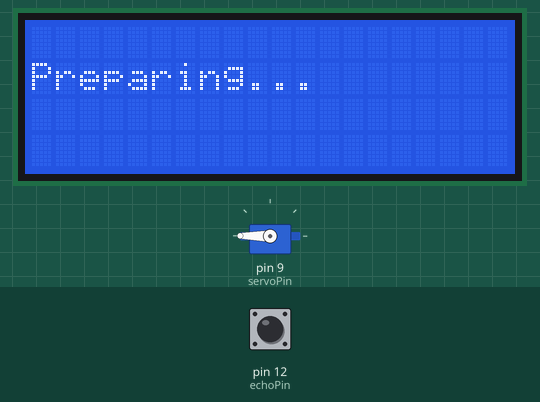
Simulated run of this sketch. Board: Arduino Uno, built with avr-gcc and run on an emulated ATmega328P. Shown: servo, 20×4 character LCD. The inputs (shaded band) are chosen by the test bench; at power-on: pin 12 (echoPin) LOW.

Above: at 1.7 s.
1.8 s: pin 12 (echoPin) pulsed HIGH 2 times (0.12 s each, 0.3 s apart)
At 1.94 s:
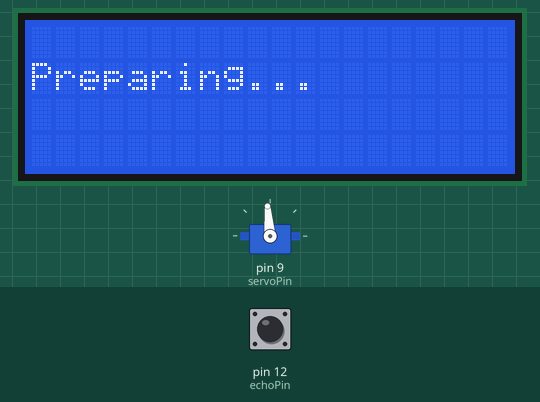
At 2.8 s:
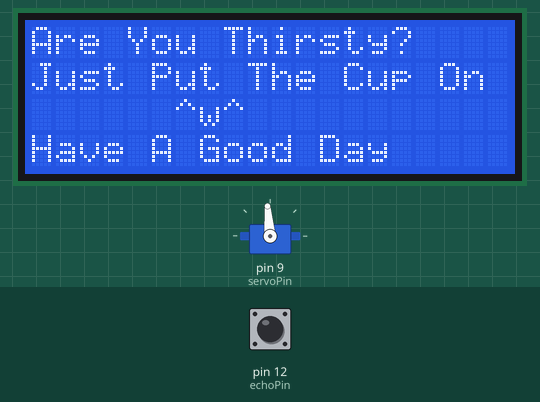
Timing chart, 0 to 4.8 s (numbered marks = the images above; inputs shaded):
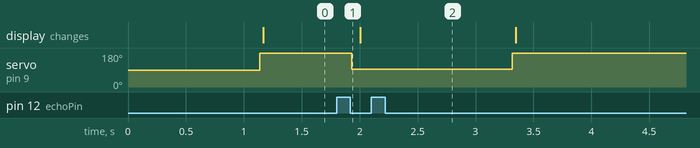

The sketch:

Final_water.ino
```cpp
//servo
#include <Servo.h>
//servo
int servoPin = 9;
Servo servo;
int angle = 0; // servo position in degrees

//ultrasonic wave
int echoPin = 12;
int trigPin = 13;

//lcd

#include <Wire.h>                        // i2C 통신을 위한 라이브러리

#include <LiquidCrystal_I2C.h>        // LCD 2004 I2C용 라이브러리

LiquidCrystal_I2C lcd(0x27,20,4);     // 접근주소: 0x3F or 0x27


void setup()
{
  // put your setup code here, to run once:
  servo.attach(servoPin);

  Serial.begin(9600);
  // trig를 출력모드로 설정, echo를 입력모드로 설정
  pinMode(trigPin, OUTPUT);
  pinMode(echoPin, INPUT);

  //lcd setups
    lcd.init();                      // LCD 초기화

    // Print a message to the LCD.

    lcd.backlight();                // 백라이트 켜기
    lcd.setCursor(0,0);             // 1번째, 1라인

    lcd.print("Are You Thirsty?");

    lcd.setCursor(0,1);             // 1번째, 2라인

    lcd.print("Just Put The Cup On");

    lcd.setCursor(6,2);             // 4번째, 3라인

    lcd.print("^w^");

    lcd.setCursor(0,3);             // 9번째, 4라인

    lcd.print("Have A Good Day");


    pinMode(7,INPUT);


}

void loop() {
  // put your main code here, to run repeatedly:
  float duration, distance;

  // 초음파를 보낸다. 다 보내면 echo가 HIGH 상태로 대기하게 된다.
  digitalWrite(trigPin, HIGH);
  delay(10);
  digitalWrite(trigPin, LOW);

  // echoPin 이 HIGH를 유지한 시간을 저장 한다.
  duration = pulseIn(echoPin, HIGH);
  // HIGH 였을 때 시간(초음파가 보냈다가 다시 들어온 시간)을 가지고 거리를 계산 한다.
  distance = ((float)(340 * duration) / 10000) / 2;

//초음파 loop 속 distance 이용한 서보 제어.
  delay(10);
  if(distance>5.5){

        servo.write(95);
        delay(15);

        lcd.setCursor(0,0);             // 1번째, 1라인

        lcd.print("Are You Thirsty?");

        lcd.setCursor(0,1);             // 1번째, 2라인

        lcd.print("Just Put The Cup On");

        lcd.setCursor(6,2);             // 4번째, 3라인

        lcd.print("^w^");

        lcd.setCursor(0,3);             // 9번째, 4라인

        lcd.print("Have A Good Day");


  }


  if(distance<5.5){

        servo.write(180);
        delay(15);
        lcd.clear();

        lcd.setCursor(0,1);             // 1번째, 2라인

        lcd.print("Preparing...");
        delay(500);


  }


}
```

Measured:
- after the input at 1.8 s, servo on pin 9 (servoPin): 180° → 95° after 0.13 s, → 180° 1.4 s later
